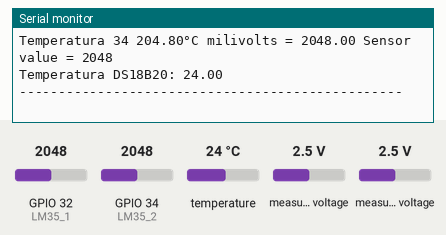
The sketch below on a simulated ESP32. On the bench: the last lines printed to the serial monitor. The inputs (shaded band) are chosen by the test bench; at power-on: temperature 24 °C, measured voltage 2.5 V, GPIO 32 (LM35_1) = 2048, GPIO 34 (LM35_2) = 2048 (analog values on the 0–4095 scale).

Above: at 2.1 s.
2.2 s: temperature set to 12 °C
At 3.4 s:
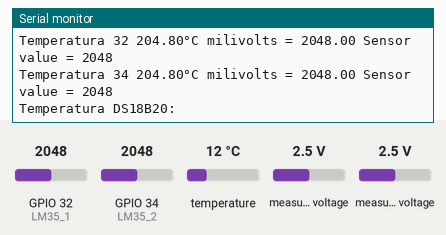
3.7 s: measured voltage (sensor 200) set to 0.1 V
At 3.7 s:
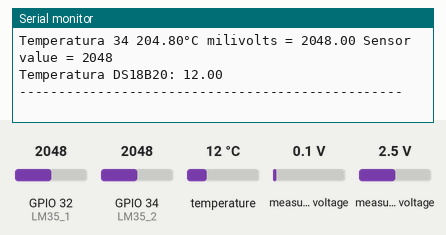
5.2 s: measured voltage (sensor 201) set to 0.1 V
At 6.6 s:
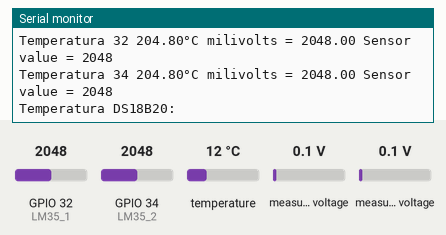
6.7 s: GPIO 32 (LM35_1) set to 2866
At 7.6 s:
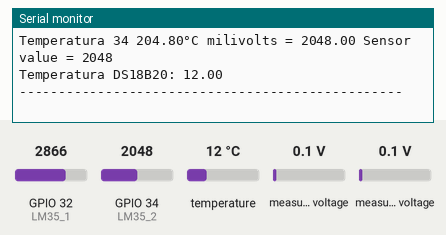
8.2 s: GPIO 34 (LM35_2) set to 2866
At 8.8 s:
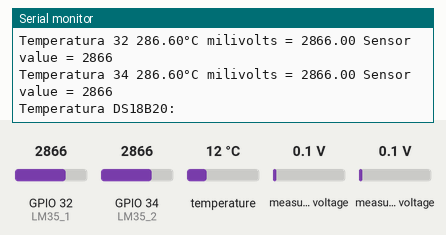
9.7 s: temperature set to 19 °C
At 11.6 s:
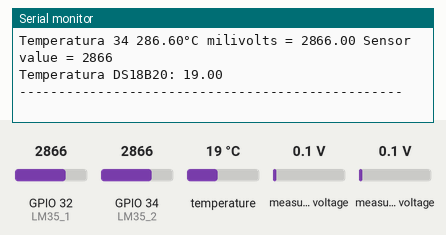
Timing chart, 0 to 12.2 s (numbered marks = the images above; inputs shaded):
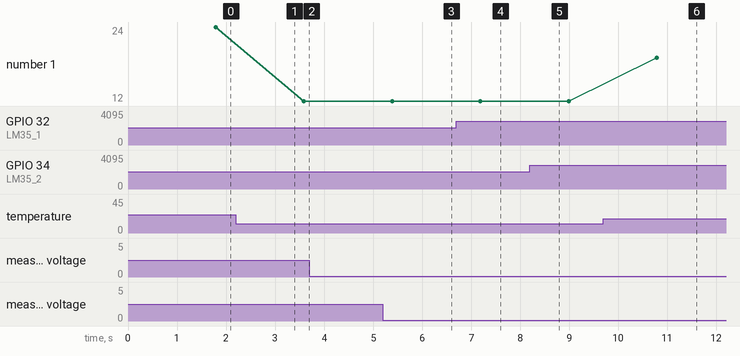

Measured:
- after the input at 5.2 s, the serial monitor: prints a new line after 1.2 s (image 3)
- after the input at 8.2 s, the serial monitor: prints a new line at once (image 5)
- after the input at 9.7 s, the serial monitor: prints a new line after 1.1 s (image 6)
- plotted number 1: 24 → 12 after the input at 2.2 s, 12 → 19 after the input at 9.7 s

The sketch:

sensores_temperatura_todos.ino
```cpp
#include <Wire.h>
#include <Adafruit_ADS1X15.h>
#include <OneWire.h>                //OneWire librerias para leer el termometro
#include <DallasTemperature.h>
#define ONE_WIRE_BUS 4

uint8_t sensor_adentro[8] =  { 0x28, 0xFF, 0xBD, 0xB4, 0x00, 0x16, 0x02, 0x8E }; //trucho to92

// Setup a oneWire instance to communicate with any OneWire devices
// (not just Maxim/Dallas temperature ICs)
OneWire oneWire(ONE_WIRE_BUS);
// Pass our oneWire reference to Dallas Temperature.
DallasTemperature sensors(&oneWire);

// Crear objeto de la clase
Adafruit_ADS1115 ads;

float sensorValue;
float voltageOut;
float temperatureC;
float temperatureF;
float temperatureK;

#define LM35_1       32 // ESP32 pin GIOP36 (ADC0) connected to LM35
#define LM35_2       34
#define LM35_3       35

void setup(void)
{
  Serial.begin(115200);
  delay(200);

  /* Cambiar factor de escala
  GAIN_TWOTHIRDS =  6.144V  0.0001875 (default)
  GAIN_ONE = 4.096V  0.000125
  GAIN_TWO = 2.048V
  GAIN_FOUR = 1.024V
  GAIN_EIGHT = 0.512V
  GAIN_SIXTEEN = 0.256V
  */
  ads.setGain(GAIN_ONE);
  // Iniciar el ADS1115
  ads.begin();

  analogReadResolution (12);
  pinMode(LM35_1,  INPUT);
  pinMode(LM35_2,  INPUT);
  pinMode(LM35_3,  INPUT);

  digitalWrite (ONE_WIRE_BUS, LOW);
  pinMode (ONE_WIRE_BUS, INPUT);
  sensors.begin();
  delay (20);
  sensors.requestTemperatures(); //Comando para leer temperaturas
}

void leer_lm35 (int sensor){
  int adcVal;
  float milliVolt, tempC;

  adcVal = analogRead(sensor);
  // convert the ADC value to voltage in millivolt
  milliVolt = adcVal * (5000 / 4096);
  // convert the voltage to the temperature in °C
  tempC = milliVolt / 10;

  Serial.print("Temperatura ");
  Serial.print(sensor);
  Serial.print (" ");
  Serial.print(tempC);   // print the temperature in °C
  Serial.print("°C ");
  Serial.print("milivolts = ");
  Serial.print (milliVolt);
  Serial.print(" Sensor value = ");
  Serial.println (adcVal);
}


float get_temp_ads1115_lm335 (int sensor){
  sensorValue = ads.readADC_SingleEnded(sensor);

  voltageOut = (sensorValue * 4096) / 32768;
  // Obtener datos del A0 del ADS1115

  // calculate temperature for LM335
  temperatureK = voltageOut / 10;
  temperatureC = temperatureK - 273.15;
  temperatureF = (temperatureC * 1.8) + 32;
}

float get_temp_ads1115 (int sensor){

  sensorValue = ads.readADC_SingleEnded(sensor);

  voltageOut = (sensorValue * 4096) / 32768;

   // calculate temperature for LM35
  temperatureC = voltageOut / 10;
  temperatureK = temperatureC + 273.15;
  temperatureF = (temperatureC * 1.8) + 32;
}

void imprimir_serial (char *sensor){
  Serial.print("Sensor ");
  Serial.print(sensor);
  Serial.print(" = ");
  Serial.print(sensorValue);
  Serial.print("  Voltage(mV): ");
  Serial.print(voltageOut);
  Serial.print(" Temperature(ºC): ");
  Serial.print(temperatureC);
  Serial.print("  Temperature(ºF): ");
  Serial.println(temperatureF);
}


void loop(void)
{
  get_temp_ads1115_lm335(0);
  imprimir_serial ("lm335_1");
  get_temp_ads1115_lm335(1);
  //get_temp_ads1115(1);
  imprimir_serial ("lm335_2");
  leer_lm35 (LM35_1);
  leer_lm35 (LM35_2);
  //leer_lm35 (LM35_3);

  Serial.print(F("Temperatura DS18B20: "));
  sensors.requestTemperatures(); //Comando para leer temperaturas
  Serial.println(sensors.getTempC(sensor_adentro));

  Serial.println("-------------------------------------------------");

  delay(1000);
}
```
